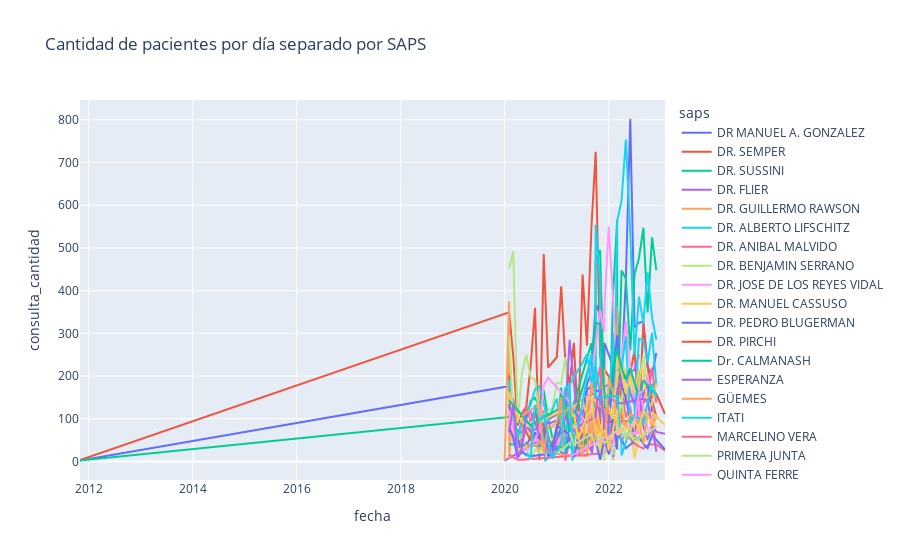

This figure's notebook cell:
### Code cell
import plotly.express as px

# Agrupamos por fecha y SAPS, y luego sumamos la cantidad de consultas
agrupado_por_fecha_saps = consultas.groupby(['fecha', 'saps']).consulta_cantidad.sum().reset_index()

# Ahora graficamos
fig = px.line(agrupado_por_fecha_saps, x='fecha', y='consulta_cantidad', color='saps', title='Cantidad de pacientes por día separado por SAPS')
fig.show()

### Figure 1 — Plotly figure (JSON) as saved in the notebook; plotly's stock layout.template omitted (floating-point values rounded to 4 significant figures)
{"data": [{"hovertemplate": "saps=DR MANUEL A. GONZALEZ<br>fecha=%{x}<br>consulta_cantidad=%{y}<extra></extra>", "legendgroup": "DR MANUEL A. GONZALEZ", "line": {"color": "#636efa", "dash": "solid"}, "marker": {"symbol": "circle"}, "mode": "lines", "name": "DR MANUEL A. GONZALEZ", "orientation": "v", "showlegend": true, "type": "scatter", "x": ["2011-11-01", "2020-02-01", "2020-03-01", "2020-04-01", "2020-05-01", "2020-06-01", "2020-07-01", "2020-08-01", "2020-09-01", "2020-10-01", "2020-12-01", "20201-11-30", "2021-01-01", "2021-02-01", "2021-03-01", "2021-03-05", "2021-04-01", "2021-05-01", "2021-06-01", "2021-06-08", "2021-07-01", "2021-08-01", "2021-09-01", "2021-10-01", "2021-11-01", "2021-11-30", "2021-12-01", "2022-02-01", "2022-03-01", "2022-04-01", "2022-05-01", "2022-06-01", "2022-07-01", "2022-08-01", "2022-09-01", "2022-10-01", "2022-11-01", "2022-12-01"], "xaxis": "x", "y": [2, 176, 117, 22, 36, 35, 58, 42, 44, 54, 20, 3, 58, 77, 70, 22, 78, 90, 100, 16, 95, 181, 208, 370, 344, 96, 278, 222, 226, 211, 425, 802, 314, 325, 327, 221, 203, 254], "yaxis": "y"}, {"hovertemplate": "saps=DR. SEMPER<br>fecha=%{x}<br>consulta_cantidad=%{y}<extra></extra>", "legendgroup": "DR. SEMPER", "line": {"color": "#EF553B", "dash": "solid"}, "marker": {"symbol": "circle"}, "mode": "lines", "name": "DR. SEMPER", "orientation": "v", "showlegend": true, "type": "scatter", "x": ["2011-11-01", "2020-02-01", "2020-03-01", "2020-04-01", "2020-05-01", "2020-06-01", "2020-07-01", "2020-08-01", "2020-09-01", "2020-10-01", "2020-11-01", "2021-01-01", "2021-02-01", "2021-03-01", "2021-04-01", "2021-05-01", "2021-06-01", "2021-07-01", "2021-08-01", "2021-09-01", "2021-10-01", "2021-11-01", "2021-12-01", "2022-01-01", "2022-02-01", "2022-03-01", "2022-04-01", "2022-05-01", "2022-07-01", "2022-08-01", "2022-09-01", "2022-10-01", "2022-11-01", "2022-12-01", "25021-07-01"], "xaxis": "x", "y": [3, 349, 247, 84, 112, 129, 223, 360, 3, 486, 220, 244, 410, 239, 180, 278, 73, 438, 271, 546, 725, 246, 215, 199, 163, 356, 98, 153, 260, 103, 322, 224, 143, 104, 5], "yaxis": "y"}, {"hovertemplate": "saps=DR. SUSSINI<br>fecha=%{x}<br>consulta_cantidad=%{y}<extra></extra>", "legendgroup": "DR. SUSSINI", "line": {"color": "#00cc96", "dash": "solid"}, "marker": {"symbol": "circle"}, "mode": "lines", "name": "DR. SUSSINI", "orientation": "v", "showlegend": true, "type": "scatter", "x": ["2011-11-01", "2020-02-01", "2020-04-01", "2020-05-01", "2020-06-01", "2020-07-01", "2020-08-01", "2020-09-01", "2020-10-01", "2020-11-01", "2020-12-01", "2021-01-01", "2021-02-01", "2021-03-01", "2021-09-01", "2021-09-30", "2021-10-01", "2021-11-01", "2021-12-01", "2022-01-01", "2022-01-07", "2022-02-01", "2022-03-01", "2022-03-02", "2022-04-01", "2022-05-01", "2022-06-01", "2022-07-01", "2022-08-01", "2022-09-01", "2022-10-01", "2022-11-01", "2022-12-01", "20225-01-01", "20321-12-01"], "xaxis": "x", "y": [2, 104, 73, 66, 98, 142, 149, 128, 167, 100, 56, 62, 173, 65, 277, 99, 474, 495, 128, 105, 90, 397, 566, 90, 447, 428, 260, 439, 476, 547, 349, 525, 448, 1, 2], "yaxis": "y"}, {"hovertemplate": "saps=DR. FLIER<br>fecha=%{x}<br>consulta_cantidad=%{y}<extra></extra>", "legendgroup": "DR. FLIER", "line": {"color": "#ab63fa", "dash": "solid"}, "marker": {"symbol": "circle"}, "mode": "lines", "name": "DR. FLIER", "orientation": "v", "showlegend": true, "type": "scatter", "x": ["2020-01-01", "2020-10-01", "2020-11-01", "2022-07-01", "2022-08-01"], "xaxis": "x", "y": [2, 54, 98, 215, 250], "yaxis": "y"}, {"hovertemplate": "saps=DR. GUILLERMO RAWSON<br>fecha=%{x}<br>consulta_cantidad=%{y}<extra></extra>", "legendgroup": "DR. GUILLERMO RAWSON", "line": {"color": "#FFA15A", "dash": "solid"}, "marker": {"symbol": "circle"}, "mode": "lines", "name": "DR. GUILLERMO RAWSON", "orientation": "v", "showlegend": true, "type": "scatter", "x": ["2020-01-01", "2020-02-01", "2020-02-02", "2020-03-01", "2020-04-01", "2020-05-01", "2020-06-01", "2020-07-01", "2020-08-01", "2020-09-01", "2020-10-01", "2020-12-01", "2021-01-01", "2021-02-01", "2021-04-01", "2021-07-30", "2021-08-31", "2021-09-01", "2021-09-30", "2021-10-29", "2021-11-01", "2021-11-30", "2021-12-01", "2022-01-01", "2022-02-25", "2022-03-01", "2022-03-02", "2022-05-01", "2022-06-01", "2022-07-01", "2022-09-01", "2022-10-01", "2022-11-01", "2022-12-01"], "xaxis": "x", "y": [2, 375, 7, 144, 47, 61, 77, 76, 65, 49, 30, 18, 33, 26, 100, 56, 60, 61, 48, 96, 8, 120, 82, 70, 62, 362, 175, 212, 159, 132, 143, 158, 134, 22], "yaxis": "y"}, {"hovertemplate": "saps=DR. ALBERTO LIFSCHITZ<br>fecha=%{x}<br>consulta_cantidad=%{y}<extra></extra>", "legendgroup": "DR. ALBERTO LIFSCHITZ", "line": {"color": "#19d3f3", "dash": "solid"}, "marker": {"symbol": "circle"}, "mode": "lines", "name": "DR. ALBERTO LIFSCHITZ", "orientation": "v", "showlegend": true, "type": "scatter", "x": ["2020-02-01", "2020-03-01", "2020-04-01", "2020-05-01", "2020-06-01", "2020-07-01", "2020-08-01", "2020-09-01", "2020-10-01", "2020-10-10", "2020-12-01", "2021-03-01", "2021-04-01", "2021-07-01", "2021-07-28", "2021-08-01", "2021-09-27", "2021-09-30", "2021-10-01", "2021-11-01", "2021-11-07", "2021-12-01", "2022-01-01", "2022-02-01", "2022-02-09", "2022-03-01", "2022-04-01", "2022-05-01", "2022-06-01", "2022-07-01", "2022-08-01", "2022-09-01", "2022-10-01", "2022-11-01", "2022-12-01"], "xaxis": "x", "y": [188, 108, 10, 67, 96, 80, 92, 68, 93, 1, 18, 168, 82, 28, 64, 58, 46, 439, 555, 423, 23, 60, 50, 302, 109, 563, 611, 754, 535, 249, 386, 324, 443, 337, 285], "yaxis": "y"}, {"hovertemplate": "saps=DR. ANIBAL MALVIDO<br>fecha=%{x}<br>consulta_cantidad=%{y}<extra></extra>", "legendgroup": "DR. ANIBAL MALVIDO", "line": {"color": "#FF6692", "dash": "solid"}, "marker": {"symbol": "circle"}, "mode": "lines", "name": "DR. ANIBAL MALVIDO", "orientation": "v", "showlegend": true, "type": "scatter", "x": ["2020-02-01", "2020-03-01", "2020-04-01", "2020-05-01", "2020-06-01", "2020-07-01", "2020-08-01", "2020-09-01", "2020-10-01", "2020-11-01", "2020-12-01", "2021-01-01", "2021-02-01", "2021-03-01", "2021-03-02", "2021-04-01", "2021-05-01", "2021-06-01", "2021-07-01", "2021-08-01", "2021-09-01", "2021-10-01", "2021-11-01", "2021-12-01", "2022-01-01", "2022-02-01", "2022-03-01", "2022-04-01", "2022-05-01", "2022-06-01", "2022-07-01", "2022-08-01", "2022-09-01", "2022-10-01", "2022-11-01", "2022-12-01"], "xaxis": "x", "y": [204, 126, 38, 55, 131, 93, 120, 89, 119, 63, 10, 27, 56, 79, 2, 49, 122, 29, 21, 31, 95, 168, 222, 88, 24, 124, 185, 168, 103, 129, 39, 211, 151, 156, 219, 137], "yaxis": "y"}, {"hovertemplate": "saps=DR. BENJAMIN SERRANO<br>fecha=%{x}<br>consulta_cantidad=%{y}<extra></extra>", "legendgroup": "DR. BENJAMIN SERRANO", "line": {"color": "#B6E880", "dash": "solid"}, "marker": {"symbol": "circle"}, "mode": "lines", "name": "DR. BENJAMIN SERRANO", "orientation": "v", "showlegend": true, "type": "scatter", "x": ["2020-02-01", "2020-03-01", "2020-04-01", "2020-05-01", "2020-06-01", "2020-07-01", "2020-08-01", "2020-09-01", "2020-12-01", "2021-01-01", "2021-02-01", "2021-03-01", "2021-04-01", "2021-05-01", "2021-09-01", "2021-10-01", "2021-11-01", "2021-12-01", "2022-01-01", "2022-02-01", "2022-05-01", "2022-07-01", "2022-08-01", "2022-09-01", "2022-10-01"], "xaxis": "x", "y": [452, 492, 91, 207, 250, 198, 191, 105, 125, 185, 182, 244, 108, 74, 142, 110, 82, 90, 61, 2, 210, 134, 181, 248, 173], "yaxis": "y"}, {"hovertemplate": "saps=DR. JOSE DE LOS REYES VIDAL<br>fecha=%{x}<br>consulta_cantidad=%{y}<extra></extra>", "legendgroup": "DR. JOSE DE LOS REYES VIDAL", "line": {"color": "#FF97FF", "dash": "solid"}, "marker": {"symbol": "circle"}, "mode": "lines", "name": "DR. JOSE DE LOS REYES VIDAL", "orientation": "v", "showlegend": true, "type": "scatter", "x": ["2020-02-01", "2020-03-01", "2020-04-01", "2020-05-01", "2020-06-01", "2020-07-01", "2020-08-01", "2020-09-01", "2020-10-01", "2020-12-01", "2021-01-01", "2021-02-01", "2021-03-01", "2021-04-01", "2021-05-01", "2021-06-01", "2021-07-01", "2021-08-01", "2021-09-01", "2021-10-01", "2021-11-01", "2021-11-30", "2021-12-01", "2022-01-01", "2022-03-01", "2022-04-01", "2022-05-01", "2022-07-01", "2022-08-01", "2022-09-01", "2022-10-01", "2022-11-01"], "xaxis": "x", "y": [102, 46, 25, 30, 42, 40, 60, 32, 40, 15, 35, 57, 64, 65, 80, 48, 101, 103, 191, 270, 355, 303, 360, 550, 213, 243, 328, 123, 96, 139, 203, 120], "yaxis": "y"}, {"hovertemplate": "saps=DR. MANUEL CASSUSO<br>fecha=%{x}<br>consulta_cantidad=%{y}<extra></extra>", "legendgroup": "DR. MANUEL CASSUSO", "line": {"color": "#FECB52", "dash": "solid"}, "marker": {"symbol": "circle"}, "mode": "lines", "name": "DR. MANUEL CASSUSO", "orientation": "v", "showlegend": true, "type": "scatter", "x": ["2020-02-01", "2020-03-01", "2020-04-01", "2020-05-01", "2020-06-01", "2020-07-01", "2020-08-01", "2020-09-01", "2020-10-01", "2020-11-01", "2021-02-01", "2021-03-01", "2021-03-31", "2021-05-01", "2021-06-01", "2021-06-08", "2021-09-01", "2021-10-04", "2022-02-01", "2022-03-01", "2022-04-01", "2022-05-01", "2022-06-01", "2022-07-01", "2022-08-01", "2022-09-01", "2022-10-01", "2023-01-31"], "xaxis": "x", "y": [143, 58, 50, 58, 81, 49, 59, 75, 36, 30, 94, 152, 154, 89, 76, 29, 94, 71, 118, 196, 235, 204, 81, 8, 54, 105, 126, 85], "yaxis": "y"}, {"hovertemplate": "saps=DR. PEDRO BLUGERMAN<br>fecha=%{x}<br>consulta_cantidad=%{y}<extra></extra>", "legendgroup": "DR. PEDRO BLUGERMAN", "line": {"color": "#636efa", "dash": "solid"}, "marker": {"symbol": "circle"}, "mode": "lines", "name": "DR. PEDRO BLUGERMAN", "orientation": "v", "showlegend": true, "type": "scatter", "x": ["2020-02-01", "2020-03-01", "2020-04-01", "2020-05-01", "2020-06-01", "2020-07-01", "2020-08-01", "2020-09-01", "2020-10-01", "2020-11-01", "2020-12-01", "2021-01-01", "2021-03-01", "2021-04-01", "2021-05-01", "2021-07-01", "2021-08-01", "2021-09-01", "2021-10-01", "2021-11-01", "2021-12-01", "20212-12-01", "2022-01-01", "2022-02-01", "2022-03-01", "2022-04-01", "2022-05-01", "2022-07-01", "2022-08-01", "2022-10-01", "2022-11-01"], "xaxis": "x", "y": [134, 82, 54, 18, 43, 32, 68, 53, 78, 12, 21, 29, 16, 52, 65, 59, 168, 176, 165, 166, 65, 1, 90, 205, 295, 180, 148, 49, 136, 181, 116], "yaxis": "y"}, {"hovertemplate": "saps=DR. PIRCHI<br>fecha=%{x}<br>consulta_cantidad=%{y}<extra></extra>", "legendgroup": "DR. PIRCHI", "line": {"color": "#EF553B", "dash": "solid"}, "marker": {"symbol": "circle"}, "mode": "lines", "name": "DR. PIRCHI", "orientation": "v", "showlegend": true, "type": "scatter", "x": ["2020-02-01", "2020-03-01", "2020-04-01", "2020-05-01", "2020-06-01", "2020-07-01", "2020-08-01", "2020-09-01", "2020-10-01", "2020-11-01", "2020-12-01", "2021-02-01", "2021-03-01", "2021-04-01", "2021-09-01", "2021-09-30", "2021-10-03", "2021-11-04", "2022-07-01", "2022-09-01", "2022-12-01", "2023-01-31"], "xaxis": "x", "y": [199, 110, 56, 95, 68, 49, 117, 73, 88, 48, 40, 108, 159, 110, 25, 66, 148, 92, 95, 139, 158, 111], "yaxis": "y"}, {"hovertemplate": "saps=Dr. CALMANASH<br>fecha=%{x}<br>consulta_cantidad=%{y}<extra></extra>", "legendgroup": "Dr. CALMANASH", "line": {"color": "#00cc96", "dash": "solid"}, "marker": {"symbol": "circle"}, "mode": "lines", "name": "Dr. CALMANASH", "orientation": "v", "showlegend": true, "type": "scatter", "x": ["2020-02-01", "2021-07-05", "2021-08-01", "2021-10-06"], "xaxis": "x", "y": [40, 31, 55, 60], "yaxis": "y"}, {"hovertemplate": "saps=ESPERANZA<br>fecha=%{x}<br>consulta_cantidad=%{y}<extra></extra>", "legendgroup": "ESPERANZA", "line": {"color": "#ab63fa", "dash": "solid"}, "marker": {"symbol": "circle"}, "mode": "lines", "name": "ESPERANZA", "orientation": "v", "showlegend": true, "type": "scatter", "x": ["2020-02-01", "2020-03-01", "2020-04-01", "2020-05-01", "2020-06-01", "2020-07-01", "2020-08-01", "2020-09-01", "2020-10-01", "2021-03-01", "2021-04-01", "2021-05-31", "2021-08-01", "2021-09-05", "2021-09-29", "2021-10-29", "2021-11-01", "2021-12-27", "2021-12-30", "20212-11-01", "2022-01-31", "2022-02-11", "2022-02-21", "2022-03-01", "2022-04-01", "2022-05-01", "2022-06-01", "2022-07-01", "2022-08-01", "2022-09-01", "2022-10-01", "2022-11-01", "2022-12-01", "2023-01-31"], "xaxis": "x", "y": [131, 148, 28, 40, 83, 69, 75, 77, 83, 105, 285, 84, 145, 19, 102, 87, 152, 41, 137, 2, 10, 45, 34, 167, 192, 199, 160, 134, 174, 82, 50, 85, 69, 65], "yaxis": "y"}, {"hovertemplate": "saps=GÜEMES<br>fecha=%{x}<br>consulta_cantidad=%{y}<extra></extra>", "legendgroup": "GÜEMES", "line": {"color": "#FFA15A", "dash": "solid"}, "marker": {"symbol": "circle"}, "mode": "lines", "name": "GÜEMES", "orientation": "v", "showlegend": true, "type": "scatter", "x": ["2020-02-01", "2020-03-01", "2020-04-01", "2020-05-01", "2020-06-01", "2020-07-01", "2020-08-01", "2020-09-01", "2020-10-01", "2020-11-01", "2020-12-01", "2021-01-01", "2021-02-01", "2021-08-01", "2021-09-01", "2021-10-01", "2022-04-01", "2022-07-01", "2022-08-01", "2022-09-01", "2022-10-01"], "xaxis": "x", "y": [74, 56, 21, 24, 39, 36, 40, 24, 41, 23, 22, 18, 16, 13, 185, 138, 90, 62, 90, 120, 105], "yaxis": "y"}, {"hovertemplate": "saps=ITATI<br>fecha=%{x}<br>consulta_cantidad=%{y}<extra></extra>", "legendgroup": "ITATI", "line": {"color": "#19d3f3", "dash": "solid"}, "marker": {"symbol": "circle"}, "mode": "lines", "name": "ITATI", "orientation": "v", "showlegend": true, "type": "scatter", "x": ["2020-02-01", "2020-04-01", "2020-05-01", "2020-07-01", "2020-08-01", "2020-09-01", "2020-11-01", "2021-01-01", "2021-03-01", "2021-04-01", "2021-07-01", "2021-08-01", "2021-09-01", "2021-10-01", "2021-11-01", "2021-12-01", "20212-12-01", "2022-01-01", "2022-02-01", "2022-03-01", "2022-04-01", "2022-05-01", "2022-06-01", "2022-07-01", "2022-08-01", "2022-09-01", "2022-10-01", "2022-11-01", "2022-12-01", "20231-10-01"], "xaxis": "x", "y": [192, 52, 92, 132, 169, 176, 95, 147, 21, 180, 231, 251, 186, 222, 158, 95, 1, 180, 241, 213, 218, 293, 86, 110, 287, 284, 232, 301, 178, 3], "yaxis": "y"}, {"hovertemplate": "saps=MARCELINO VERA<br>fecha=%{x}<br>consulta_cantidad=%{y}<extra></extra>", "legendgroup": "MARCELINO VERA", "line": {"color": "#FF6692", "dash": "solid"}, "marker": {"symbol": "circle"}, "mode": "lines", "name": "MARCELINO VERA", "orientation": "v", "showlegend": true, "type": "scatter", "x": ["2020-02-01", "2020-04-01", "2020-05-01", "2021-12-01", "2022-02-01", "2022-03-01", "2022-04-01", "2022-05-01", "2022-07-01", "2022-09-01", "2022-10-01", "2022-11-01", "2022-12-01", "2023-01-31"], "xaxis": "x", "y": [16, 4, 4, 19, 50, 68, 49, 65, 41, 30, 38, 40, 40, 25], "yaxis": "y"}, {"hovertemplate": "saps=PRIMERA JUNTA<br>fecha=%{x}<br>consulta_cantidad=%{y}<extra></extra>", "legendgroup": "PRIMERA JUNTA", "line": {"color": "#B6E880", "dash": "solid"}, "marker": {"symbol": "circle"}, "mode": "lines", "name": "PRIMERA JUNTA", "orientation": "v", "showlegend": true, "type": "scatter", "x": ["2020-02-01", "2020-03-01", "2020-04-01", "2020-05-01", "2020-06-01", "2020-07-01", "2020-08-01", "2020-09-01", "2020-10-01", "2020-12-01", "2021-01-01", "2021-02-01", "2021-09-01", "2021-09-03", "2021-10-01", "2021-11-02", "2021-11-03", "2021-11-15", "2021-11-30", "2021-12-01", "2022-01-30", "2022-03-07", "2022-04-01", "2022-05-01", "2022-09-01", "2022-10-01", "2022-11-01", "20221-11-03"], "xaxis": "x", "y": [295, 101, 28, 31, 34, 4, 28, 20, 40, 19, 24, 26, 90, 95, 84, 73, 84, 65, 1, 68, 16, 93, 154, 60, 49, 48, 52, 3], "yaxis": "y"}, {"hovertemplate": "saps=QUINTA FERRE<br>fecha=%{x}<br>consulta_cantidad=%{y}<extra></extra>", "legendgroup": "QUINTA FERRE", "line": {"color": "#FF97FF", "dash": "solid"}, "marker": {"symbol": "circle"}, "mode": "lines", "name": "QUINTA FERRE", "orientation": "v", "showlegend": true, "type": "scatter", "x": ["2020-02-01", "2020-03-01", "2020-04-01", "2020-05-01", "2020-07-01", "2020-09-01", "2020-10-01", "2020-11-01", "2021-02-01", "2021-12-01", "2022-01-01", "2022-02-28", "2022-03-31", "2022-04-30", "2022-05-01", "2022-06-30", "2022-07-30", "2022-08-01", "2022-09-30", "2022-10-31", "2022-11-01"], "xaxis": "x", "y": [121, 79, 12, 22, 33, 73, 178, 196, 162, 41, 16, 69, 64, 58, 61, 67, 66, 175, 77, 76, 52], "yaxis": "y"}, {"hovertemplate": "saps=RIO PARANA<br>fecha=%{x}<br>consulta_cantidad=%{y}<extra></extra>", "legendgroup": "RIO PARANA", "line": {"color": "#FECB52", "dash": "solid"}, "marker": {"symbol": "circle"}, "mode": "lines", "name": "RIO PARANA", "orientation": "v", "showlegend": true, "type": "scatter", "x": ["2020-02-01", "2020-03-01", "2020-06-01", "2021-05-01", "2021-06-30", "2021-07-30", "2021-08-01", "2021-09-30", "2021-10-29", "2021-11-04", "2021-11-30", "2021-12-01", "2022-01-29", "2022-02-25", "2022-03-01", "2022-04-01", "2022-05-01", "2022-06-01", "2022-07-01", "2022-08-01", "2022-09-01", "2022-10-01", "2022-11-01", "2022-12-01"], "xaxis": "x", "y": [162, 120, 82, 130, 143, 108, 151, 142, 82, 4, 216, 160, 98, 199, 257, 210, 159, 201, 160, 215, 215, 120, 137, 183], "yaxis": "y"}, {"hovertemplate": "saps=SAN MARCOS<br>fecha=%{x}<br>consulta_cantidad=%{y}<extra></extra>", "legendgroup": "SAN MARCOS", "line": {"color": "#636efa", "dash": "solid"}, "marker": {"symbol": "circle"}, "mode": "lines", "name": "SAN MARCOS", "orientation": "v", "showlegend": true, "type": "scatter", "x": ["2020-02-01", "2020-03-01", "2020-04-01", "2020-05-01", "2020-06-01", "2020-07-01", "2020-10-01", "2020-11-01", "2020-12-01", "2021-01-01", "2021-04-30", "2021-05-01", "2021-06-01", "2021-07-01", "2021-08-01", "2021-09-02", "2021-10-01", "2021-11-02", "2021-12-02", "2022-01-03", "2022-01-31", "2022-03-01", "2022-03-02", "2022-04-01", "2022-05-01", "2022-08-01", "2022-09-01", "2022-10-01", "2022-11-01", "2023-01-31"], "xaxis": "x", "y": [79, 57, 10, 23, 15, 12, 16, 60, 26, 84, 56, 9, 51, 41, 62, 48, 47, 4, 54, 17, 99, 28, 64, 51, 31, 56, 41, 31, 62, 28], "yaxis": "y"}, {"hovertemplate": "saps=SANTA MARGARITA<br>fecha=%{x}<br>consulta_cantidad=%{y}<extra></extra>", "legendgroup": "SANTA MARGARITA", "line": {"color": "#EF553B", "dash": "solid"}, "marker": {"symbol": "circle"}, "mode": "lines", "name": "SANTA MARGARITA", "orientation": "v", "showlegend": true, "type": "scatter", "x": ["2020-02-01"], "xaxis": "x", "y": [81], "yaxis": "y"}, {"hovertemplate": "saps=SANTA MARTA<br>fecha=%{x}<br>consulta_cantidad=%{y}<extra></extra>", "legendgroup": "SANTA MARTA", "line": {"color": "#00cc96", "dash": "solid"}, "marker": {"symbol": "circle"}, "mode": "lines", "name": "SANTA MARTA", "orientation": "v", "showlegend": true, "type": "scatter", "x": ["2020-02-01", "2020-07-01", "2021-03-01", "2021-04-01", "2021-09-01", "2021-10-01", "2021-11-01", "2021-12-01", "2022-01-01", "2022-02-01", "2022-03-01", "2022-04-01", "2022-05-01", "2022-06-01", "2022-08-01", "2022-09-01", "2022-12-01"], "xaxis": "x", "y": [143, 85, 132, 69, 241, 324, 322, 161, 136, 219, 262, 218, 192, 218, 149, 190, 154], "yaxis": "y"}, {"hovertemplate": "saps=VILLA GARCIA<br>fecha=%{x}<br>consulta_cantidad=%{y}<extra></extra>", "legendgroup": "VILLA GARCIA", "line": {"color": "#ab63fa", "dash": "solid"}, "marker": {"symbol": "circle"}, "mode": "lines", "name": "VILLA GARCIA", "orientation": "v", "showlegend": true, "type": "scatter", "x": ["2020-02-01", "2020-03-01", "2020-04-01", "2020-05-01", "2020-06-01", "2020-07-01", "2020-08-01", "2020-09-01", "2020-10-01", "2020-12-01", "2021-01-01", "2021-02-01", "2021-03-01", "2021-05-01", "2021-06-02", "2021-09-30", "2021-10-09", "2021-11-06", "2021-12-01", "2022-01-01", "2022-03-01", "2022-04-01", "2022-09-01", "2022-10-01", "2022-12-01"], "xaxis": "x", "y": [68, 131, 8, 31, 110, 117, 90, 61, 43, 16, 51, 69, 104, 70, 82, 103, 137, 168, 84, 149, 138, 136, 147, 142, 23], "yaxis": "y"}, {"hovertemplate": "saps=DR. KORIMBLUM<br>fecha=%{x}<br>consulta_cantidad=%{y}<extra></extra>", "legendgroup": "DR. KORIMBLUM", "line": {"color": "#FFA15A", "dash": "solid"}, "marker": {"symbol": "circle"}, "mode": "lines", "name": "DR. KORIMBLUM", "orientation": "v", "showlegend": true, "type": "scatter", "x": ["2020-05-01", "2020-07-01", "2020-08-01", "2020-09-01", "2020-10-01", "2020-11-01", "2020-12-01", "2021-01-01", "2021-02-01", "2021-02-10", "2021-02-11", "2021-03-01", "2021-04-01", "2021-04-30", "2021-05-01", "2021-06-01", "2021-07-01", "2021-07-08", "2021-08-01", "2021-09-01", "2021-09-07", "2021-10-01", "2021-10-08", "2021-11-01", "2021-12-01", "2021-12-10", "2022-01-01", "2022-02-01", "2022-03-01", "2022-04-01", "2022-05-01", "2022-06-01", "2022-07-01", "2022-08-01", "2022-09-01", "2022-10-01", "2022-11-01", "2022-12-01", "20231-02-11"], "xaxis": "x", "y": [107, 120, 129, 134, 17, 85, 81, 95, 150, 33, 93, 117, 124, 24, 65, 60, 14, 61, 120, 39, 97, 50, 104, 72, 56, 79, 196, 160, 98, 117, 80, 111, 103, 94, 41, 114, 82, 103, 1], "yaxis": "y"}, {"hovertemplate": "saps=DR. ROSSI CANDIA<br>fecha=%{x}<br>consulta_cantidad=%{y}<extra></extra>", "legendgroup": "DR. ROSSI CANDIA", "line": {"color": "#19d3f3", "dash": "solid"}, "marker": {"symbol": "circle"}, "mode": "lines", "name": "DR. ROSSI CANDIA", "orientation": "v", "showlegend": true, "type": "scatter", "x": ["2020-06-01", "2020-07-01", "2020-08-01", "2020-09-01", "2020-10-01", "2020-12-01", "2021-02-01", "2021-03-01", "2021-04-01", "2021-04-20", "2021-05-01", "2021-06-01", "2021-08-01", "2021-09-01", "2021-10-01", "2022-02-28", "2022-03-31", "2022-04-01", "2022-07-01", "2022-08-01", "2022-09-01", "2022-10-01", "2022-11-01", "2022-12-01"], "xaxis": "x", "y": [20, 6, 132, 94, 110, 7, 40, 172, 181, 2, 61, 85, 197, 251, 151, 153, 38, 14, 109, 102, 86, 141, 182, 149], "yaxis": "y"}, {"hovertemplate": "saps=Dr. SEMPER<br>fecha=%{x}<br>consulta_cantidad=%{y}<extra></extra>", "legendgroup": "Dr. SEMPER", "line": {"color": "#FF6692", "dash": "solid"}, "marker": {"symbol": "circle"}, "mode": "lines", "name": "Dr. SEMPER", "orientation": "v", "showlegend": true, "type": "scatter", "x": ["2020-09-01"], "xaxis": "x", "y": [294], "yaxis": "y"}, {"hovertemplate": "saps=Dr. SANTIAGO LORENZO<br>fecha=%{x}<br>consulta_cantidad=%{y}<extra></extra>", "legendgroup": "Dr. SANTIAGO LORENZO", "line": {"color": "#B6E880", "dash": "solid"}, "marker": {"symbol": "circle"}, "mode": "lines", "name": "Dr. SANTIAGO LORENZO", "orientation": "v", "showlegend": true, "type": "scatter", "x": ["2021-04-01", "2021-05-01", "2021-09-01", "2021-10-01", "2021-11-01", "2021-12-01", "2022-02-01", "2022-04-01", "2022-05-01", "2022-06-01", "2022-07-01", "2022-12-01"], "xaxis": "x", "y": [68, 39, 64, 35, 65, 43, 66, 80, 56, 68, 47, 81], "yaxis": "y"}, {"hovertemplate": "saps=PASO MARTINEZ<br>fecha=%{x}<br>consulta_cantidad=%{y}<extra></extra>", "legendgroup": "PASO MARTINEZ", "line": {"color": "#FF97FF", "dash": "solid"}, "marker": {"symbol": "circle"}, "mode": "lines", "name": "PASO MARTINEZ", "orientation": "v", "showlegend": true, "type": "scatter", "x": ["2021-04-01", "2022-07-01", "2022-08-01", "2022-09-01"], "xaxis": "x", "y": [11, 91, 160, 165], "yaxis": "y"}, {"hovertemplate": "saps=CICHERO<br>fecha=%{x}<br>consulta_cantidad=%{y}<extra></extra>", "legendgroup": "CICHERO", "line": {"color": "#FECB52", "dash": "solid"}, "marker": {"symbol": "circle"}, "mode": "lines", "name": "CICHERO", "orientation": "v", "showlegend": true, "type": "scatter", "x": ["2021-05-01", "2021-06-01", "2021-07-09", "2021-08-03", "2021-09-05", "2021-10-05", "2021-12-10", "2022-01-01", "2022-03-01", "2022-03-03", "2022-05-01", "2022-06-01", "2022-07-01", "2022-08-01", "2022-09-01", "2022-12-01"], "xaxis": "x", "y": [111, 52, 86, 109, 127, 62, 73, 26, 122, 61, 82, 73, 98, 76, 118, 80], "yaxis": "y"}], "layout": {"legend": {"title": {"text": "saps"}, "tracegroupgap": 0}, "title": {"text": "Cantidad de pacientes por día separado por SAPS"}, "xaxis": {"anchor": "y", "domain": [0, 1], "title": {"text": "fecha"}}, "yaxis": {"anchor": "x", "domain": [0, 1], "title": {"text": "consulta_cantidad"}}}}
